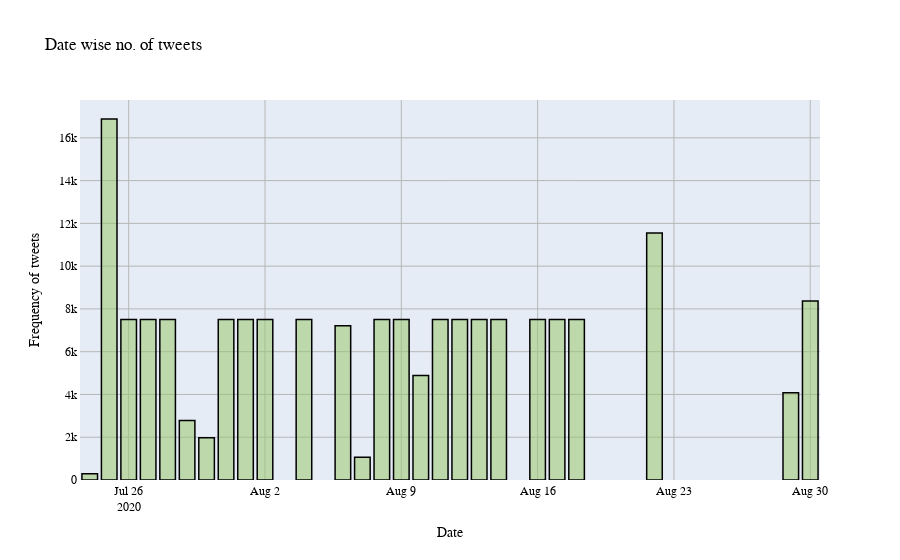

Notebook source saved alongside this figure:
### Code cell
tweet_analysis = pd.DataFrame(covid_data['only_date'].value_counts())
tweet_analysis = tweet_analysis.rename(columns={'only_date':'count'})

trace = go.Bar(x = tweet_analysis.index,
              y = tweet_analysis['count'],
              marker = dict(color='rgba(150, 200, 100, 0.5)',
              line = dict(color='rgb(0,0,0)', width=1.5)))

layout = go.Layout(barmode='group',
                  title="Date wise no. of tweets",
                  xaxis=dict(title='Date',zeroline= False,
                         gridcolor='rgb(183,183,183)',showline=True),
                  yaxis=dict(title='Frequency of tweets',zeroline= False,
                            gridcolor='rgb(183,183,183)',showline=True),
                  font=dict(family='Courier New, monospace', size=12, color='rgb(0,0,0)')
)
data = [trace]
fig = go.Figure(data = data, layout = layout)
iplot(fig)

### Figure 1 — Plotly figure (JSON) as saved in the notebook; plotly's stock layout.template omitted (floating-point values rounded to 4 significant figures)
{"data": [{"marker": {"color": "rgba(150, 200, 100, 0.5)", "line": {"color": "rgb(0,0,0)", "width": 1.5}}, "x": ["2020-07-25", "2020-08-22", "2020-08-30", "2020-08-09", "2020-08-18", "2020-08-17", "2020-08-16", "2020-08-14", "2020-08-13", "2020-08-12", "2020-08-11", "2020-08-08", "2020-08-04", "2020-08-02", "2020-08-01", "2020-07-31", "2020-07-28", "2020-07-27", "2020-07-26", "2020-08-06", "2020-08-10", "2020-08-29", "2020-07-29", "2020-07-30", "2020-08-07", "2020-07-24"], "y": [16881, 11555, 8375, 7500, 7500, 7500, 7500, 7500, 7500, 7500, 7500, 7500, 7500, 7500, 7500, 7500, 7500, 7500, 7500, 7214, 4891, 4077, 2780, 1980, 1060, 295], "type": "bar"}], "layout": {"barmode": "group", "font": {"color": "rgb(0,0,0)", "family": "Courier New, monospace", "size": 12}, "title": {"text": "Date wise no. of tweets"}, "xaxis": {"gridcolor": "rgb(183,183,183)", "showline": true, "title": {"text": "Date"}, "zeroline": false}, "yaxis": {"gridcolor": "rgb(183,183,183)", "showline": true, "title": {"text": "Frequency of tweets"}, "zeroline": false}}}
